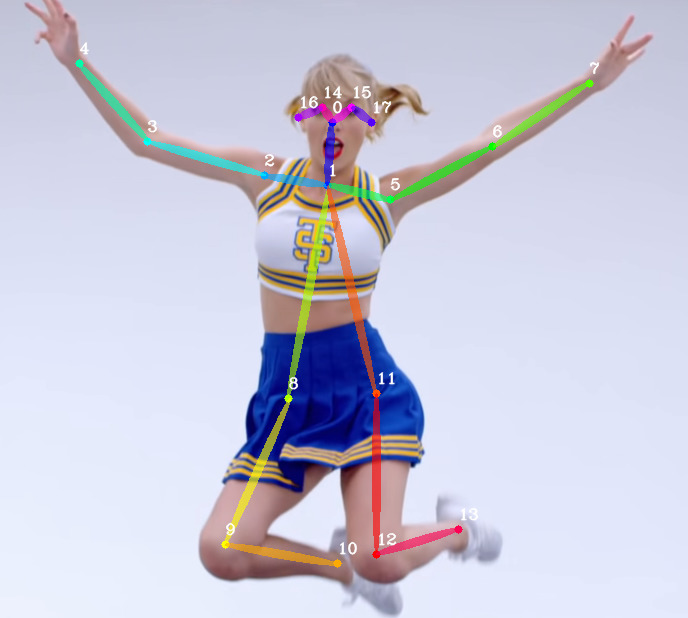
#> input picture Keypoint Detection/Phase 2 - Lightweight Openpose/lightweight-human-pose-estimation.pytorch-master/data/shake_it_off.jpg, 688 x 618 px
$ python -i rotation_utility.py   (imports and definitions only)
#> lines starting #> are read from the running program, lines starting #| are printed output that depends on the picture
import cv2

def rotate_video(input_path, output_path, angle=90):
    # Open the input video
#> called with output_path = 'out.png', angle = 90
    cap = cv2.VideoCapture(input_path)
    if not cap.isOpened():
        #print("Error opening video file.")
        return

    # Get video properties
    width = int(cap.get(cv2.CAP_PROP_FRAME_HEIGHT)) if angle in [90, 270] else int(cap.get(cv2.CAP_PROP_FRAME_WIDTH))
    height = int(cap.get(cv2.CAP_PROP_FRAME_WIDTH)) if angle in [90, 270] else int(cap.get(cv2.CAP_PROP_FRAME_HEIGHT))
    fps = cap.get(cv2.CAP_PROP_FPS)

    # Define the codec and create VideoWriter object
    fourcc = cv2.VideoWriter_fourcc(*'mp4v')  # You can change codec if needed
    out = cv2.VideoWriter(output_path, fourcc, fps, (width, height))

    while True:
        ret, frame = cap.read()
#> frame is the input picture: shape (618, 688, 3); mean B, G, R 217.8, 200.1, 200.3
        if not ret:
            break

        # Rotate frame
        if angle == 90:
            frame = cv2.rotate(frame, cv2.ROTATE_90_CLOCKWISE)
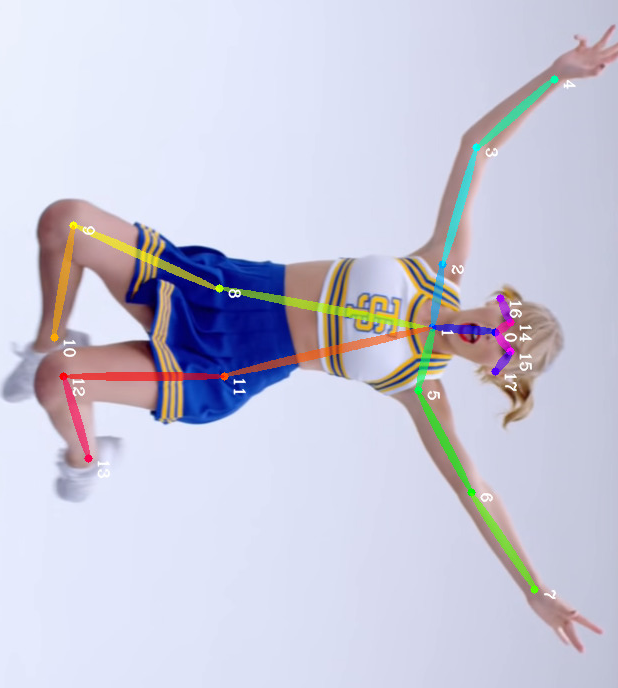
#> frame: shape (688, 618, 3); mean B, G, R 217.8, 200.1, 200.3
        elif angle == 180:
            frame = cv2.rotate(frame, cv2.ROTATE_180)
        elif angle == 270:
            frame = cv2.rotate(frame, cv2.ROTATE_90_COUNTERCLOCKWISE)

        out.write(frame)

    cap.release()
    out.release()
    print(f"Rotated video saved as {output_path}")

>>> result = rotate_video('../Keypoint Detection/Phase 2 - Lightweight Openpose/lightweight-human-pose-estimation.pytorch-master/data/shake_it_off.jpg', 'out.png')
